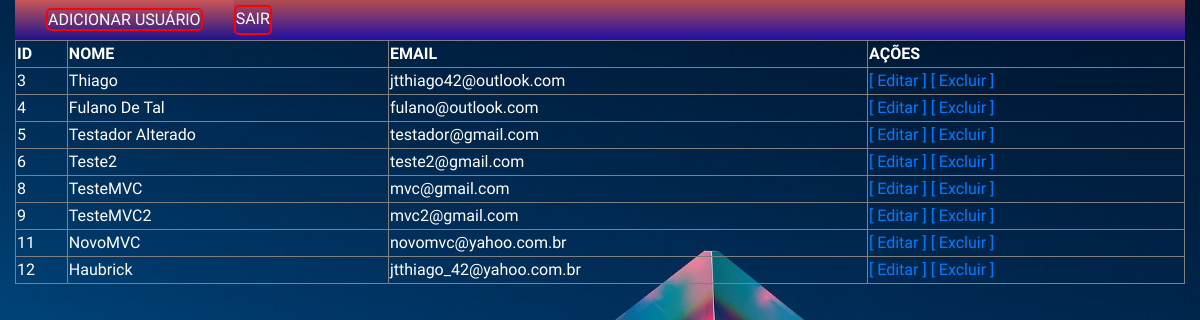
Page /index.php (signed in) on the committed database.
### tables this page shows
CREATE TABLE `usuarios` (
  `id` int(3) NOT NULL,
  `nome` varchar(100) NOT NULL,
  `email` varchar(100) NOT NULL
);

### dao/UsuarioDAOMysql.php (called while the page is built, shortened)
<?php
require_once 'models/Usuario.php';
class UsuarioDAOMysql implements UsuarioDAO {
    private $pdo;
    public function __construct(PDO $driver) {
        $this->pdo = $driver;
    }
    public function findAll() {
        $array = [];
        $sql = $this->pdo->query("SELECT * FROM usuarios");
        if($sql->rowCount() > 0) {
            $data = $sql->fetchAll();
            foreach($data as $item) {
                $u =new Usuario();
                $u->setId($item['id']);
                $u->setNome($item['nome']);
                $u->setEmail($item['email']);
                $array[] = $u;
            }
        }
         return $array;
    }
}

### models/Usuario.php (called while the page is built, shortened)
<?php
class Usuario {
private $id;
private $nome;
private $email;
public function getId() {
    return $this->id;
}
public function setId($i) {
    $this->id =trim($i);
}
public function getNome() {
    return $this->nome;
}
public function setNome($n) {
    $this->nome = ucwords(trim($n));
}
public function getEmail() {
    return $this->email;
}
public function setEmail($e) {
    $this->email = strtolower(trim($e));
}
}

### index.php (the view, shortened to what this page needs)
<?php
require 'config.php';
require 'dao/UsuarioDAOMysql.php';
$usuarioDao = new UsuarioDAOMysql($pdo);
$lista = $usuarioDao->findAll();
?>
<!DOCTYPE html>
<html lang="en">
<head>
    <link rel="stylesheet" href="https://stackpath.bootstrapcdn.com/bootstrap/4.1.3/css/bootstrap.min.css">
	<link rel="stylesheet" href="https://use.fontawesome.com/releases/v5.3.1/css/all.css">
	<link rel="stylesheet" type="text/css" href="estilo.css">
</head>
<body class="container-fluid">
    <header class="nav">
        <nav class="navbar navbar-expand-sm bg-light navbar-light">
            <div class="container-fluid">
              <ul class="navbar-nav">
               <li class="nav-item">
                <a class="a1" href="adicionar.php" style="border:2px solid red; border-radius: 5px; color:white;" >ADICIONAR USUÁRIO</a>
                </li>
              </ul>
          </nav>
          <a href="sair.php" style="border:2px solid red; border-radius: 5px; color:white; height:30px; margin-top: 5px; " >SAIR</a>
    </header>
    <div>
<table border="1" width="100%"  style="color:white;">
    <tr>
        <th>ID</th>
        <th>NOME</th>
        <th>EMAIL</th>
        <th>AÇÕES</th>
    </tr>
    <?php
    foreach($lista as $usuario): ?>
    <tr style="color:white;">
        <td> <?=$usuario->getId();?></td>
        <td><?=$usuario->getNome();?></td>
        <td><?=$usuario->getEmail();?></td>
        <td>
            <a href="editar.php?id=<?=$usuario->getId();?>">[ Editar ]</a>
            <a href="excluir.php?id=<?=$usuario->getId();?> "onclick="return confirm('Tem certeza que deseja excluir?')">[ Excluir ]</a>
        </td>
    </tr>
    <?php endforeach; ?>
</table>
    </div>
</body>
</html>

### estilo.css (style rules this page uses)
html,body { background-image: url('images/login.jpg' ); background-color: rgb(5, 5, 51); background-size: cover; background-repeat: no-repeat; height: 100%; font-family: 'Numans', sans-serif; }

### index.php (style rules this page uses)
.nav { background-image: linear-gradient(rgb(179, 77, 77), rgb(31, 16, 167)) }
.navbar { background-image: linear-gradient(rgb(199, 86, 86), rgb(30, 18, 143)) }
.nav { color:ghostwhite }

### rows in the picture
usuarios: id "3", nome "Thiago", email "jtthiago42@outlook.com"
usuarios: id "4", nome "Fulano De Tal", email "fulano@outlook.com"
usuarios: id "5", nome "Testador Alterado", email "testador@gmail.com"
usuarios: id "6", nome "Teste2", email "teste2@gmail.com"
usuarios: id "8", nome "TesteMVC", email "mvc@gmail.com"
usuarios: id "9", nome "TesteMVC2", email "mvc2@gmail.com"
usuarios: id "11", nome "NovoMVC", email "novomvc@yahoo.com.br"
usuarios: id "12", nome "Haubrick", email "jtthiago_42@yahoo.com.br"
